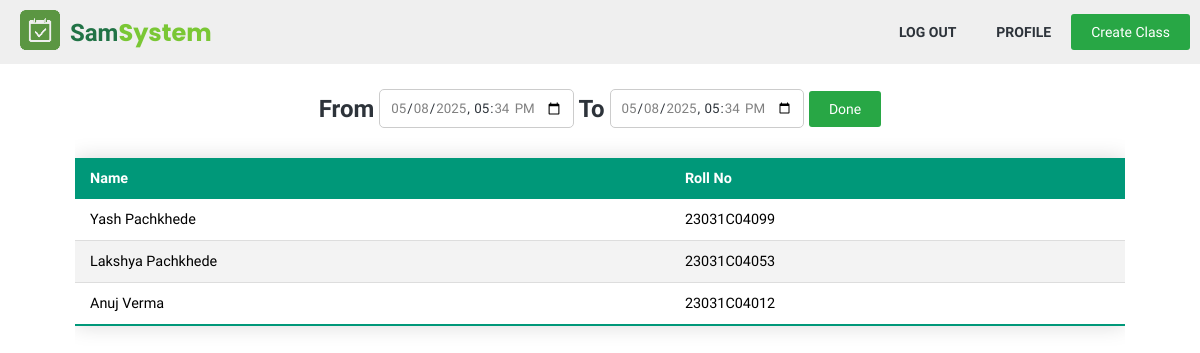
/teacher/class_report.php?id=5 (signed in), run on an earlier commit of the app's database.
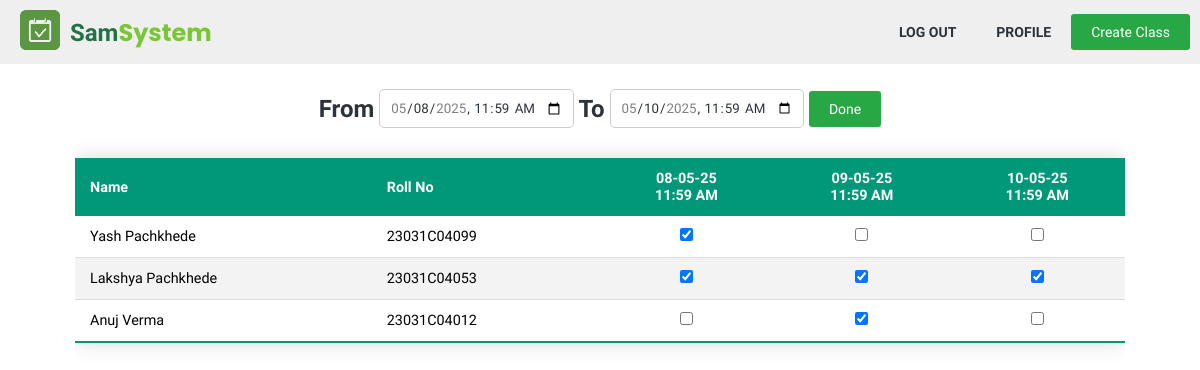
And on a later commit of the database.
### tables this page shows
CREATE TABLE `attends` (
  `student_id` int(11) NOT NULL,
  `class_id` int(11) NOT NULL,
  `date_joined` datetime DEFAULT current_timestamp()
);

CREATE TABLE `user` (
  `id` int(11) NOT NULL,
  `name` varchar(50) NOT NULL,
  `email` varchar(100) NOT NULL,
  `password` varchar(255) NOT NULL,
  `type` enum('student','teacher','admin') NOT NULL DEFAULT 'student',
  `approved` tinyint(1) NOT NULL DEFAULT 0,
  `date_created` date DEFAULT current_timestamp()
);

CREATE TABLE `student_profile` (
  `student_id` int(11) NOT NULL,
  `roll_no` varchar(15) NOT NULL,
  `branch` int(11) DEFAULT NULL,
  `bio` varchar(200) DEFAULT NULL
);

CREATE TABLE `attendence_session` (
  `id` int(11) NOT NULL,
  `class_id` int(11) DEFAULT NULL,
  `date_time` datetime NOT NULL DEFAULT current_timestamp()
);

### utils.php (called while the page is built, shortened)
<?php
function getAttribute($conn, $table, $attribute, $parameter ,$value){
	$stmt = $conn->prepare("SELECT $attribute FROM $table WHERE $parameter = ?");
	$stmt->bind_param('i', $value);
	$stmt->execute();
	$result = $stmt->get_result()->fetch_assoc()[$attribute] ?? null;
	return $result;
}
function getRecords($conn, $table, $parameter, $value){
	$stmt = $conn->prepare("SELECT * FROM $table WHERE $parameter = ?");
	$stmt->bind_param('i', $value);
	$stmt->execute();
	$result = $stmt->get_result();
	return $result;
}
function getHtmlInputDate($str){
	return (new DateTime($str))->format('Y-m-d\TH:i');
}
function executeSql($conn, $sql){
	$stmt = $conn->prepare($sql);
	$stmt->execute();
	$result = $stmt->get_result();
	return $result;
}
?>

### teacher/class_report.php (the view, shortened to what this page needs)
<?php
require '../db/db_connector.php';
require '../utils.php';
$class_id = $_GET['id'];
$min_session_date = executeSql($conn, "SELECT MIN(date_time) FROM attendence_session WHERE class_id = $class_id");
$min_session_date = (getHtmlInputDate($min_session_date->fetch_assoc()['MIN(date_time)']));
$max_session_date = executeSql($conn, "SELECT MAX(date_time) FROM attendence_session WHERE class_id = $class_id");
$max_session_date = (getHtmlInputDate($max_session_date->fetch_assoc()['MAX(date_time)']));
?>
<!DOCTYPE html>
<html lang="en">
<head>
	<link rel="stylesheet" href="../css/util.css">
	<link rel="stylesheet" href="../css/style.css">
</head>
<body>
	<?php require '..\components\nav_sm.php'; ?>
	<div class="container d-f-col mt20">
		<form class="d-fcc jc-sb record-date-filter" method="GET" action="class_report.php">
			<div class="d-fcc record-date-filter-row">
				<h2 class="text-dark">From</h2>
				<input type="datetime-local"  class="ml10 f-input w-i" name="start_date" value="<?php if (isset($start_date)) {echo $_GET['start_date'];} else {echo "$min_session_date";}?>" min='<?=$min_session_date?>' max='<?=$max_session_date?>'>
			</div>
			<div class="d-fcc record-date-filter-row">
				<h2 class="text-dark">To</h2>
				<input type="datetime-local"  class="ml10 f-input w-i" name="end_date" min='<?=$min_session_date?>' max='<?=$max_session_date?>' value="<?php if (isset($end_date)) {echo $_GET['end_date'];} else {echo "$max_session_date";}?>">
			</div>
			<button class="btn" type="submit">Done</button>
		</form>
		<div class="scroll-wrapper">
			<table class="styled-table">
				<thead>
					<tr>
						<th>Name</th>
						<th>Roll No</th>
						<?php
						if (isset($start_date) && isset($end_date))
						{
							$sessions = executeSql($conn, "SELECT * FROM attendence_session WHERE class_id = $class_id AND DATE(date_time) >= '$start_date_str' AND DATE(date_time) <= '$end_date_str'");
						}
						else {
							$sessions =	getRecords($conn, "attendence_session", "class_id", $class_id);
						}
						$sessions_array = [];
						while($session = $sessions->fetch_assoc()){
							$sessions_array[] = $session;
							echo "<th class='tac'>". date('d-m-y', strtotime($session['date_time']))."<br>". date('H:i A', strtotime($session['date_time'])) ."</th>";
						}
						?>
					</tr>
				</thead>
				<tbody>
					<?php
					$all_students = getRecords($conn, "attends", "class_id", $class_id);
					while($row = $all_students->fetch_assoc()){
						$user_id = $row['student_id'];
						$student_name = getAttribute($conn, "user", "name", "id", $user_id);
						$student_roll_no = getAttribute($conn, "student_profile", "roll_no","student_id", $user_id);
						echo"
						<tr>
						<td>$student_name</td>
						<td>$student_roll_no</td>";
						foreach($sessions_array  as $sess ){
							echo "<td class='tac'>";
							$stmt = $conn->prepare("SELECT * FROM attendence WHERE session_id = ? AND student_id = ?");
							$stmt->bind_param("ii", $sess['id'], $user_id);
							$stmt->execute();
							$result = $stmt->get_result();
							$r = $result->fetch_assoc();
							if ($r == null){
								echo "<input type='checkbox' class='attendence-checkbox' data-session-id=" . $sess['id'] ." data-student-id=". $user_id . ">";
							}
							else if ($r['status'] === 'present'){
								echo "<input type='checkbox' class='attendence-checkbox' data-session-id=" . $sess['id'] ." data-student-id=". $user_id . " checked>";
							}
							else if ($r['status'] === 'absent'){
								echo "<input type='checkbox' class='attendence-checkbox' data-session-id=" . $sess['id'] ." data-student-id=". $user_id . ">";
							}
							echo "</td>";
						}
						echo "</tr>";
					}
					?>
				</tbody>
			</table>
		</div>
	</div>
</body>
</html>

### components/nav_sm.php (shortened to what this page needs)
<nav class="nav-small nav-student d-fcc  jc-sb">
	<div class="nav-left d-fcc ml10">
		<a href="/attendence"><img src="/attendence/img/logo.png" alt="Logo" class="logo"></a>
		<p><span>Sam</span>System</p>
	</div>
	<div class="nav-right d-fcc mr-10">
		<ul class="nav-links-ul side-bar d-fcc ul-sn" id="side-bar">
			<li><a href="/attendence/auth/logout.php" class="nav-links">log out</a></li>
			<?php
			if ($_SESSION['type'] == "student") {
				echo" <li><a href='/attendence/student/profile.php?id=" . $_SESSION['user_id']. "&action=view' class='nav-links'>profile</a></li>";
			}
			else if ($_SESSION['type'] == "teacher") {
				echo" <li><a href='/attendence/teacher/profile.php?id=" .$_SESSION['user_id']. "&action=view' class='nav-links'>profile</a></li>";
				echo "<li><a href='/attendence/teacher/create_class.php' class='btn'>Create Class</a></li>";
			} else {
			}
			?>
		</ul>
	</div>
</nav>

### css/util.css (style rules this page uses)
:root { --color-primary: #217346; --color-primary-light: #7ac735; --color-accent: #ff9900; --color-background: #fafafa; --color-text-dark: #2d333a; --color-highlight: #FFF9C4; --color-info: #00bcfe; --color-info-dark: #0095c7; --color-light-blue: #eaf4ff; --color-green: #28a745; --color-red: #dc3545; --color-green-dark:#218838; --color-red-dark: #c82333; }
.d-fcc { display: flex; justify-content: center; align-items: center; }
.ul-sn { list-style: none; }
a { text-decoration: none; color:var(--color-text-dark) ; }
.ml10 { margin-left: 10px; }
.d-f-col { display: flex; justify-content: center; flex-direction: column; align-items: center; }
.tac { text-align: center; }
.mt20 { margin-top: 20px !important; }
.jc-sb { justify-content: space-between; }
.btn { padding: 10px 20px; font-weight: normal; background: var(--color-green); border-radius: 3px; color: white; text-align: center; cursor: pointer; transition: all 0.5s ease-out; outline: none; border: none; font-size: 14px; }
.text-dark { color: var(--color-text-dark); }
.w-i { width: initial !important; }

### css/style.css (style rules this page uses)
* { margin: 0; padding: 0; font-family: "Quicksand", sans-serif; box-sizing: border-box; }
.nav-left { gap: 10px; }
.nav-left img { width: 40px; }
.nav-left p { font-size: 1.5rem; font-weight: bold; color: var(--color-primary-light); font-family: "Poppins", sans-serif; }
.nav-left span { color: var(--color-primary); }
.nav-right { font-weight: 700; font-size: 14px; position: relative; }
.nav-links { margin: 0 20px; text-transform: uppercase; transition: color 0.3s ease; }
.f-input { width: 80%; border-radius: 5px; border: 1px solid #ccc; padding: 10px; color: var(--color-text-dark); margin: 5px; outline: none; }
.nav-small { background: #efefef; padding: 10px; width: 100%; position: sticky; top: 0; z-index: 10; }
.container { max-width: 1050px; margin: auto auto; }
.text-dark { color: var(--color-text-dark); font-weight: 700; }
.scroll-wrapper { width: 100%; overflow-x: scroll; }
.styled-table { border-collapse: collapse; margin: 25px 0; font-size: 0.9em; font-family: sans-serif; min-width: 100%; box-shadow: 0 0 20px rgba(0, 0, 0, 0.15); }
.styled-table thead tr { background-color: #009879; color: #ffffff; text-align: left; }
.styled-table th, .styled-table td { padding: 12px 15px; white-space: nowrap; max-width: 100%; }
.styled-table tbody tr { border-bottom: 1px solid #dddddd; }
.styled-table tbody tr:nth-of-type(even) { background-color: #f3f3f3; }
.styled-table tbody tr:last-of-type { border-bottom: 2px solid #009879; }

What changed in the data, as far as the page shows it:
added attendence_session: date_time "08-05-25", date_time "11:59 AM"
added attendence_session: date_time "09-05-25", date_time "11:59 AM"
added attendence_session: date_time "10-05-25", date_time "11:59 AM"
Also different on the page:
form field start_date: "05/08/2025 17:34" → "05/08/2025 11:59"
form field end_date: "05/08/2025 17:34" → "05/10/2025 11:59"
